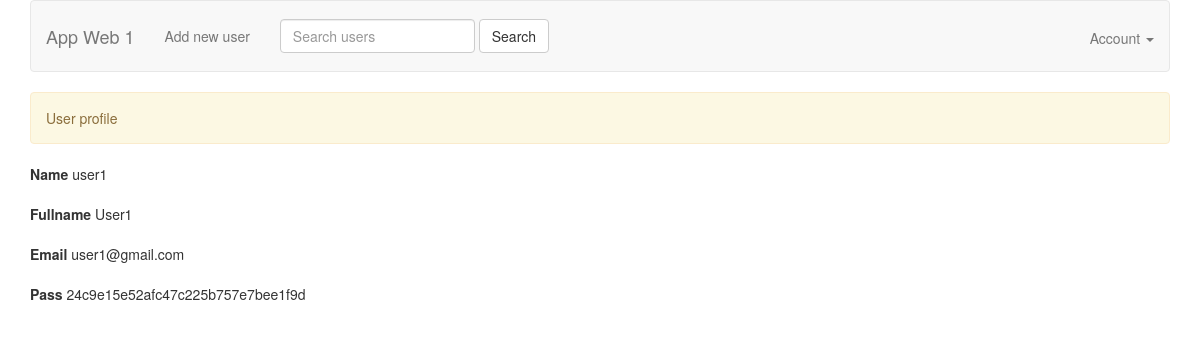
Before: /view_user.php?id=2 with the older database file.
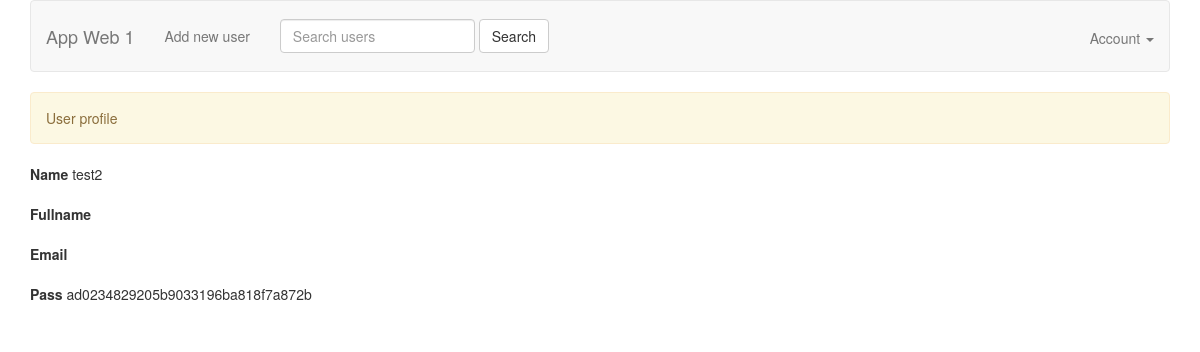
After: the same page with the newer database file.
### tables this page shows
CREATE TABLE `users` (
  `id` int(11) NOT NULL,
  `name` text NOT NULL,
  `fullname` varchar(100) NOT NULL,
  `email` varchar(100) NOT NULL,
  `type` varchar(100) NOT NULL,
  `password` varchar(250) NOT NULL
);

### models/UserModel.php (called while the page is built, shortened)
<?php
require_once 'BaseModel.php';
class UserModel extends BaseModel
{
    public function findUserById($id)
    {
        $sql = 'SELECT * FROM users WHERE id = ' . $id;
        $user = $this->select($sql);
        return $user;
    }
}

### models/BaseModel.php (called while the page is built, shortened)
<?php
abstract class BaseModel {
    protected static $_connection;
    public function __construct() {
        if (!isset(self::$_connection)) {
            self::$_connection = mysqli_connect(DB_HOST, DB_USER, DB_PASSWORD, DB_NAME, DB_PORT);
        }
    }
    protected function query($sql) {
        $result = self::$_connection->query($sql);
        return $result;
    }
    protected function select($sql) {
        $result = $this->query($sql);
        $rows = [];
        if (!empty($result)) {
            while ($row = $result->fetch_assoc()) {
                $rows[] = $row;
            }
        }
        return $rows;
    }
}

### view_user.php (the view, shortened to what this page needs)
<?php
require_once 'models/UserModel.php';
$userModel = new UserModel();
$user = NULL;
if (!empty($_GET['id'])) {
    $id = $_GET['id'];
    $user = $userModel->findUserById($id);
}
?>
<!DOCTYPE html>
<html>
<head>
    <?php include 'views/meta.php' ?>
</head>
<body>
    <?php include 'views/header.php' ?>
    <div class="container">
        <?php if ($user || empty($id)) { ?>
            <div class="alert alert-warning" role="alert">
                User profile
            </div>
            <form method="POST">
                <div class="form-group">
                    <label for="name">Name</label>
                    <span><?php if (!empty($user[0]['name'])) echo $user[0]['name'] ?></span>
                </div>
                <div class="form-group">
                    <label for="password">Fullname</label>
                    <span><?php if (!empty($user[0]['name'])) echo $user[0]['fullname'] ?></span>
                </div>
                <div class="form-group">
                    <label for="password">Email</label>
                    <span><?php if (!empty($user[0]['name'])) echo $user[0]['email'] ?></span>
                </div>
                <div class="form-group">
                    <label for="password">Pass</label>
                    <span><?php if (!empty($user[0]['password'])) echo $user[0]['password'] ?></span>
                </div>
            </form>
        <?php } else { ?>
            <div class="alert alert-success" role="alert">
                User not found!
            </div>
        <?php } ?>
    </div>
</body>
</html>

Changed rows visible on the page:
changed users: name "user1" → "test2"; password "24c9e15e52afc47c225b757e7bee1f9d" → "ad0234829205b9033196ba818f7a872b"; fullname "User1" → (not shown); email "user1@gmail.com" → (not shown)
